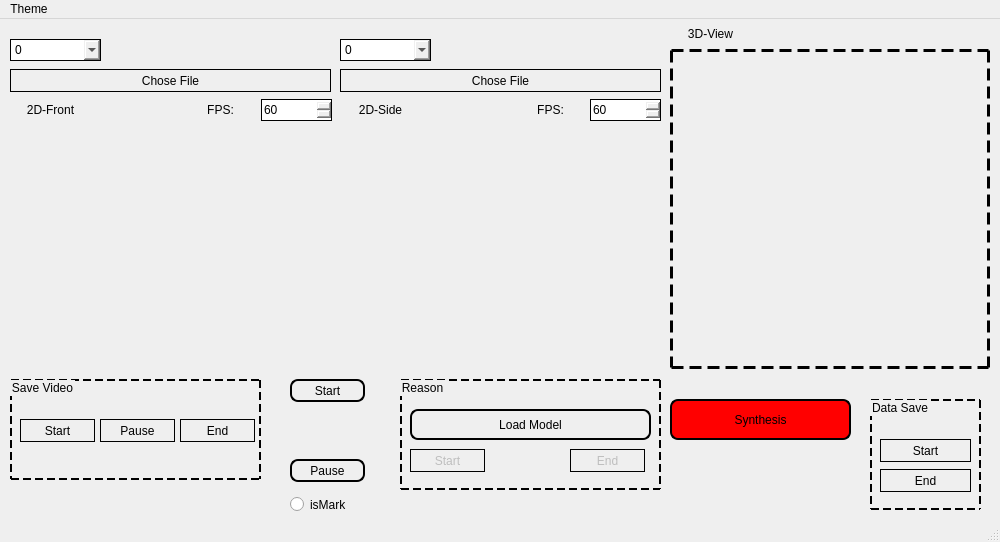
<?xml version="1.0" encoding="UTF-8"?>
<ui version="4.0">
 <class>MainWindow</class>
 <widget class="QMainWindow" name="MainWindow">
  <property name="geometry">
   <rect>
    <x>0</x>
    <y>0</y>
    <width>1000</width>
    <height>542</height>
   </rect>
  </property>
  <property name="sizePolicy">
   <sizepolicy hsizetype="Fixed" vsizetype="Fixed">
    <horstretch>0</horstretch>
    <verstretch>0</verstretch>
   </sizepolicy>
  </property>
  <property name="windowTitle">
   <string>CamHost</string>
  </property>
  <property name="windowIcon">
   <iconset resource="qrc/qrc.qrc">
    <normaloff>:/icon.ico</normaloff>:/icon.ico</iconset>
  </property>
  <widget class="QWidget" name="centralwidget">
   <widget class="VideoWidget" name="widget_videoFront" native="true">
    <property name="geometry">
     <rect>
      <x>10</x>
      <y>110</y>
      <width>320</width>
      <height>240</height>
     </rect>
    </property>
    <property name="styleSheet">
     <string notr="true">VideoWidget {
    border: 3px dashed black;
}</string>
    </property>
   </widget>
   <widget class="VideoWidget" name="widget_videoSide" native="true">
    <property name="geometry">
     <rect>
      <x>340</x>
      <y>110</y>
      <width>320</width>
      <height>240</height>
     </rect>
    </property>
    <property name="styleSheet">
     <string notr="true">VideoWidget {
    border: 3px dashed black;
}</string>
    </property>
   </widget>
   <widget class="QWidget" name="widget_3Dplot" native="true">
    <property name="geometry">
     <rect>
      <x>670</x>
      <y>30</y>
      <width>320</width>
      <height>320</height>
     </rect>
    </property>
    <property name="styleSheet">
     <string notr="true">QWidget {
    border: 3px dashed black;
}</string>
    </property>
   </widget>
   <widget class="QComboBox" name="comboBox_front">
    <property name="geometry">
     <rect>
      <x>10</x>
      <y>20</y>
      <width>91</width>
      <height>22</height>
     </rect>
    </property>
    <property name="styleSheet">
     <string notr="true">QComboBox { border: 1px solid black;
			
	font: 75 12pt &quot;Arial&quot;;
}</string>
    </property>
    <item>
     <property name="text">
      <string>0</string>
     </property>
    </item>
    <item>
     <property name="text">
      <string>1</string>
     </property>
    </item>
    <item>
     <property name="text">
      <string>2</string>
     </property>
    </item>
    <item>
     <property name="text">
      <string>File</string>
     </property>
    </item>
   </widget>
   <widget class="QComboBox" name="comboBox_side">
    <property name="geometry">
     <rect>
      <x>340</x>
      <y>20</y>
      <width>91</width>
      <height>22</height>
     </rect>
    </property>
    <property name="styleSheet">
     <string notr="true">QComboBox { border: 1px solid black;
			
	font: 75 12pt &quot;Arial&quot;;
}</string>
    </property>
    <item>
     <property name="text">
      <string>0</string>
     </property>
    </item>
    <item>
     <property name="text">
      <string>1</string>
     </property>
    </item>
    <item>
     <property name="text">
      <string>2</string>
     </property>
    </item>
    <item>
     <property name="text">
      <string>File</string>
     </property>
    </item>
   </widget>
   <widget class="QPushButton" name="pushButton_chooseFile_videoFront">
    <property name="enabled">
     <bool>true</bool>
    </property>
    <property name="geometry">
     <rect>
      <x>10</x>
      <y>50</y>
      <width>321</width>
      <height>23</height>
     </rect>
    </property>
    <property name="styleSheet">
     <string notr="true">QPushButton { border: 1px solid black;
			
	font: 75 12pt &quot;Arial&quot;;
}</string>
    </property>
    <property name="text">
     <string>Chose File</string>
    </property>
   </widget>
   <widget class="QPushButton" name="pushButton_chooseFile_videoSide">
    <property name="enabled">
     <bool>true</bool>
    </property>
    <property name="geometry">
     <rect>
      <x>340</x>
      <y>50</y>
      <width>321</width>
      <height>23</height>
     </rect>
    </property>
    <property name="styleSheet">
     <string notr="true">QPushButton { border: 1px solid black;
			
	font: 75 12pt &quot;Arial&quot;;
}</string>
    </property>
    <property name="text">
     <string>Chose File</string>
    </property>
   </widget>
   <widget class="QLabel" name="label">
    <property name="geometry">
     <rect>
      <x>10</x>
      <y>80</y>
      <width>81</width>
      <height>21</height>
     </rect>
    </property>
    <property name="styleSheet">
     <string notr="true">QLabel { 
			
	font: 75 12pt &quot;Arial&quot;;
}</string>
    </property>
    <property name="text">
     <string>2D-Front</string>
    </property>
    <property name="alignment">
     <set>Qt::AlignCenter</set>
    </property>
   </widget>
   <widget class="QLabel" name="label_">
    <property name="geometry">
     <rect>
      <x>340</x>
      <y>80</y>
      <width>81</width>
      <height>21</height>
     </rect>
    </property>
    <property name="styleSheet">
     <string notr="true">QLabel { 
			
	font: 75 12pt &quot;Arial&quot;;
}</string>
    </property>
    <property name="text">
     <string>2D-Side</string>
    </property>
    <property name="alignment">
     <set>Qt::AlignCenter</set>
    </property>
   </widget>
   <widget class="QGroupBox" name="groupBox">
    <property name="geometry">
     <rect>
      <x>10</x>
      <y>360</y>
      <width>251</width>
      <height>101</height>
     </rect>
    </property>
    <property name="styleSheet">
     <string notr="true">border: 2px dashed black;
			
	font: 75 12pt &quot;Arial&quot;;</string>
    </property>
    <property name="title">
     <string>Save Video</string>
    </property>
    <widget class="QPushButton" name="pushButton_SaveVideo_start">
     <property name="geometry">
      <rect>
       <x>10</x>
       <y>40</y>
       <width>75</width>
       <height>23</height>
      </rect>
     </property>
     <property name="styleSheet">
      <string notr="true">QPushButton { border: 1px solid black;
			
	font: 75 12pt &quot;Arial&quot;;
}</string>
     </property>
     <property name="text">
      <string>Start</string>
     </property>
    </widget>
    <widget class="QPushButton" name="pushButton_SaveVideo_pause">
     <property name="geometry">
      <rect>
       <x>90</x>
       <y>40</y>
       <width>75</width>
       <height>23</height>
      </rect>
     </property>
     <property name="styleSheet">
      <string notr="true">QPushButton { border: 1px solid black;
			
	font: 75 12pt &quot;Arial&quot;;
}</string>
     </property>
     <property name="text">
      <string>Pause</string>
     </property>
    </widget>
    <widget class="QPushButton" name="pushButton_SaveVideo_end">
     <property name="geometry">
      <rect>
       <x>170</x>
       <y>40</y>
       <width>75</width>
       <height>23</height>
      </rect>
     </property>
     <property name="styleSheet">
      <string notr="true">QPushButton { border: 1px solid black;
			
	font: 75 12pt &quot;Arial&quot;;
}</string>
     </property>
     <property name="text">
      <string>End</string>
     </property>
    </widget>
   </widget>
   <widget class="QGroupBox" name="groupBox_2">
    <property name="geometry">
     <rect>
      <x>400</x>
      <y>360</y>
      <width>261</width>
      <height>111</height>
     </rect>
    </property>
    <property name="styleSheet">
     <string notr="true">border: 2px dashed black;
			
	font: 75 12pt &quot;Arial&quot;;</string>
    </property>
    <property name="title">
     <string>Reason</string>
    </property>
    <widget class="QPushButton" name="pushButton_reason_start">
     <property name="enabled">
      <bool>false</bool>
     </property>
     <property name="geometry">
      <rect>
       <x>10</x>
       <y>70</y>
       <width>75</width>
       <height>23</height>
      </rect>
     </property>
     <property name="styleSheet">
      <string notr="true">QPushButton { border: 1px solid black;
			
	font: 75 12pt &quot;Arial&quot;;
}</string>
     </property>
     <property name="text">
      <string>Start</string>
     </property>
    </widget>
    <widget class="QPushButton" name="pushButton_reason_end">
     <property name="enabled">
      <bool>false</bool>
     </property>
     <property name="geometry">
      <rect>
       <x>170</x>
       <y>70</y>
       <width>75</width>
       <height>23</height>
      </rect>
     </property>
     <property name="styleSheet">
      <string notr="true">QPushButton { border: 1px solid black;
			
	font: 75 12pt &quot;Arial&quot;;
}</string>
     </property>
     <property name="text">
      <string>End</string>
     </property>
    </widget>
    <widget class="QPushButton" name="pushButton_chooseFile_model">
     <property name="geometry">
      <rect>
       <x>10</x>
       <y>30</y>
       <width>241</width>
       <height>31</height>
      </rect>
     </property>
     <property name="styleSheet">
      <string notr="true">QPushButton { border: 2px solid black;
			
	font: 75 14pt &quot;Arial&quot;;
	border-radius: 8px; /* 设置圆角 */

}</string>
     </property>
     <property name="text">
      <string>Load Model</string>
     </property>
    </widget>
   </widget>
   <widget class="QPushButton" name="pushButton_synthesis">
    <property name="geometry">
     <rect>
      <x>670</x>
      <y>380</y>
      <width>181</width>
      <height>41</height>
     </rect>
    </property>
    <property name="styleSheet">
     <string notr="true">QPushButton { border: 2px solid black;
			
	font: 75 14pt &quot;Arial&quot;;
	border-radius: 8px; /* 设置圆角 */
	
	background-color: rgb(255, 0, 0);
}</string>
    </property>
    <property name="text">
     <string>Synthesis</string>
    </property>
   </widget>
   <widget class="QGroupBox" name="groupBox_3">
    <property name="geometry">
     <rect>
      <x>870</x>
      <y>380</y>
      <width>111</width>
      <height>111</height>
     </rect>
    </property>
    <property name="styleSheet">
     <string notr="true">border: 2px dashed black;
			
	font: 75 12pt &quot;Arial&quot;;</string>
    </property>
    <property name="title">
     <string>Data Save</string>
    </property>
    <widget class="QPushButton" name="pushButton_10">
     <property name="geometry">
      <rect>
       <x>10</x>
       <y>40</y>
       <width>91</width>
       <height>23</height>
      </rect>
     </property>
     <property name="styleSheet">
      <string notr="true">QPushButton { border: 1px solid black;
			
	font: 75 12pt &quot;Arial&quot;;
}</string>
     </property>
     <property name="text">
      <string>Start</string>
     </property>
    </widget>
    <widget class="QPushButton" name="pushButton_12">
     <property name="geometry">
      <rect>
       <x>10</x>
       <y>70</y>
       <width>91</width>
       <height>23</height>
      </rect>
     </property>
     <property name="styleSheet">
      <string notr="true">QPushButton { border: 1px solid black;
			
	font: 75 12pt &quot;Arial&quot;;
}</string>
     </property>
     <property name="text">
      <string>End</string>
     </property>
    </widget>
   </widget>
   <widget class="QPushButton" name="pushButton_startPlay">
    <property name="geometry">
     <rect>
      <x>290</x>
      <y>360</y>
      <width>75</width>
      <height>23</height>
     </rect>
    </property>
    <property name="styleSheet">
     <string notr="true">QPushButton { border: 2px solid black;
			
	font: 75 14pt &quot;Arial&quot;;
	border-radius: 8px; /* 设置圆角 */

}</string>
    </property>
    <property name="text">
     <string>Start</string>
    </property>
   </widget>
   <widget class="QPushButton" name="pushButton_pausePlay">
    <property name="geometry">
     <rect>
      <x>290</x>
      <y>440</y>
      <width>75</width>
      <height>23</height>
     </rect>
    </property>
    <property name="styleSheet">
     <string notr="true">QPushButton { border: 2px solid black;
			
	font: 75 14pt &quot;Arial&quot;;
	border-radius: 8px; /* 设置圆角 */

}</string>
    </property>
    <property name="text">
     <string>Pause</string>
    </property>
   </widget>
   <widget class="QRadioButton" name="radioButton">
    <property name="geometry">
     <rect>
      <x>290</x>
      <y>470</y>
      <width>101</width>
      <height>31</height>
     </rect>
    </property>
    <property name="styleSheet">
     <string notr="true">	font: 75 14pt &quot;Arial&quot;;\n	border-radius: 8px; /* 设置圆角 */\n\n</string>
    </property>
    <property name="text">
     <string>isMark</string>
    </property>
   </widget>
   <widget class="QLabel" name="label_1">
    <property name="geometry">
     <rect>
      <x>670</x>
      <y>4</y>
      <width>81</width>
      <height>21</height>
     </rect>
    </property>
    <property name="styleSheet">
     <string notr="true">QLabel {
			
	font: 75 12pt &quot;Arial&quot;;
}</string>
    </property>
    <property name="text">
     <string>3D-View</string>
    </property>
    <property name="alignment">
     <set>Qt::AlignCenter</set>
    </property>
   </widget>
   <widget class="QSpinBox" name="spinBox_fpsFront">
    <property name="geometry">
     <rect>
      <x>261</x>
      <y>80</y>
      <width>71</width>
      <height>22</height>
     </rect>
    </property>
    <property name="styleSheet">
     <string notr="true"> border: 1px solid black;
			
	font: 75 12pt &quot;Arial&quot;;</string>
    </property>
    <property name="minimum">
     <number>10</number>
    </property>
    <property name="maximum">
     <number>120</number>
    </property>
    <property name="singleStep">
     <number>10</number>
    </property>
    <property name="value">
     <number>60</number>
    </property>
   </widget>
   <widget class="QLabel" name="label_2">
    <property name="geometry">
     <rect>
      <x>180</x>
      <y>80</y>
      <width>81</width>
      <height>21</height>
     </rect>
    </property>
    <property name="styleSheet">
     <string notr="true">QLabel { 
			
	font: 75 12pt &quot;Arial&quot;;
}</string>
    </property>
    <property name="text">
     <string>FPS:</string>
    </property>
    <property name="alignment">
     <set>Qt::AlignCenter</set>
    </property>
   </widget>
   <widget class="QLabel" name="label_3">
    <property name="geometry">
     <rect>
      <x>510</x>
      <y>80</y>
      <width>81</width>
      <height>21</height>
     </rect>
    </property>
    <property name="styleSheet">
     <string notr="true">QLabel { 
			
	font: 75 12pt &quot;Arial&quot;;
}</string>
    </property>
    <property name="text">
     <string>FPS:</string>
    </property>
    <property name="alignment">
     <set>Qt::AlignCenter</set>
    </property>
   </widget>
   <widget class="QSpinBox" name="spinBox_fpsSide">
    <property name="geometry">
     <rect>
      <x>590</x>
      <y>80</y>
      <width>71</width>
      <height>22</height>
     </rect>
    </property>
    <property name="styleSheet">
     <string notr="true"> border: 1px solid black;
			
	font: 75 12pt &quot;Arial&quot;;</string>
    </property>
    <property name="minimum">
     <number>10</number>
    </property>
    <property name="maximum">
     <number>120</number>
    </property>
    <property name="singleStep">
     <number>10</number>
    </property>
    <property name="value">
     <number>60</number>
    </property>
   </widget>
  </widget>
  <widget class="QMenuBar" name="menubar">
   <property name="geometry">
    <rect>
     <x>0</x>
     <y>0</y>
     <width>1000</width>
     <height>22</height>
    </rect>
   </property>
   <widget class="QMenu" name="menuTool">
    <property name="title">
     <string>Theme</string>
    </property>
    <addaction name="separator"/>
    <addaction name="actiontheme"/>
   </widget>
   <addaction name="menuTool"/>
  </widget>
  <widget class="QStatusBar" name="statusbar"/>
  <action name="actiontheme">
   <property name="text">
    <string>theme</string>
   </property>
  </action>
 </widget>
 <customwidgets>
  <customwidget>
   <class>VideoWidget</class>
   <extends>QWidget</extends>
   <header>videowidget</header>
   <container>1</container>
  </customwidget>
 </customwidgets>
 <resources>
  <include location="qrc/qrc.qrc"/>
 </resources>
 <connections/>
</ui>
